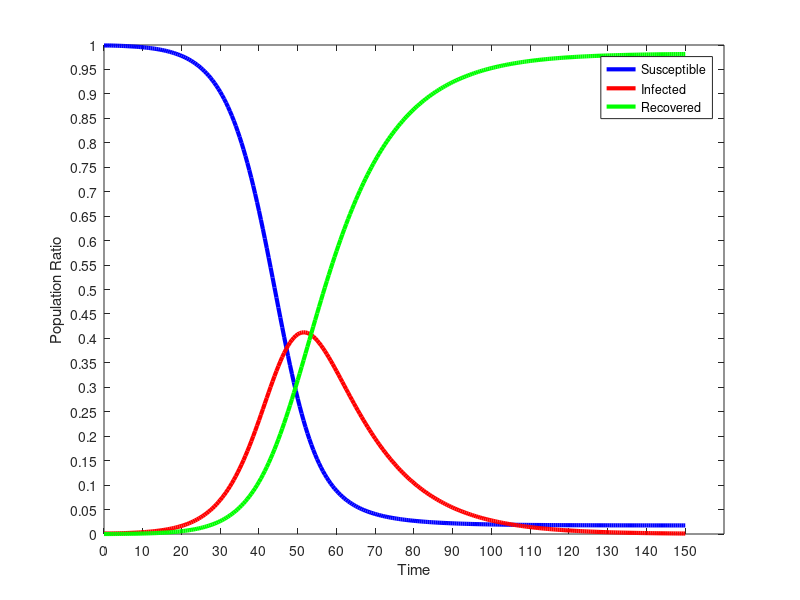

MATLAB code for this plot:
dynamics = [
999.000,1.000,0.000;
999.000,1.000,0.000;
999.000,1.000,0.000;
999.000,1.000,0.000;
998.875,1.092,0.033;
998.750,1.183,0.067;
998.625,1.275,0.100;
998.489,1.375,0.136;
998.341,1.483,0.176;
998.182,1.599,0.218;
998.011,1.725,0.264;
997.826,1.861,0.314;
997.626,2.007,0.367;
997.411,2.165,0.424;
997.179,2.335,0.486;
996.929,2.518,0.553;
996.659,2.716,0.625;
996.368,2.929,0.703;
996.054,3.159,0.787;
995.715,3.407,0.878;
995.351,3.674,0.975;
994.957,3.962,1.081;
994.533,4.272,1.194;
994.076,4.607,1.317;
993.583,4.968,1.449;
993.052,5.357,1.591;
992.480,5.775,1.745;
991.863,6.227,1.910;
991.198,6.713,2.089;
990.481,7.237,2.281;
989.709,7.802,2.489;
988.878,8.410,2.713;
987.982,9.064,2.954;
987.016,9.769,3.214;
985.977,10.529,3.494;
984.858,11.346,3.797;
983.652,12.226,4.122;
982.355,13.172,4.473;
980.958,14.191,4.851;
979.455,15.287,5.259;
977.837,16.465,5.698;
976.097,17.732,6.171;
974.225,19.094,6.680;
972.213,20.558,7.229;
970.049,22.130,7.820;
967.724,23.819,8.457;
965.226,25.632,9.142;
962.542,27.578,9.880;
959.661,29.665,10.674;
956.569,31.903,11.528;
953.250,34.302,12.447;
949.692,36.872,13.436;
945.877,39.623,14.500;
941.790,42.567,15.643;
937.413,45.715,16.872;
932.728,49.079,18.193;
927.717,52.671,19.612;
922.360,56.504,21.136;
916.638,60.590,22.772;
910.530,64.943,24.527;
904.015,69.574,26.411;
897.073,74.497,28.431;
889.681,79.724,30.595;
881.819,85.266,32.914;
873.466,91.137,35.398;
864.600,97.345,38.055;
855.201,103.902,40.897;
845.250,110.815,43.935;
834.730,118.090,47.180;
823.623,125.734,50.643;
811.914,133.748,54.337;
799.593,142.134,58.274;
786.648,150.887,62.465;
773.074,160.003,66.923;
758.868,169.471,71.661;
744.031,179.279,76.690;
728.569,189.407,82.024;
712.493,199.834,87.673;
695.820,210.532,93.649;
678.570,221.467,99.962;
660.773,232.604,106.624;
642.461,243.898,113.641;
623.676,255.301,121.023;
604.464,266.759,128.777;
584.877,278.216,136.907;
564.974,289.609,145.417;
544.818,300.873,154.309;
524.478,311.940,163.583;
504.025,322.739,173.236;
483.535,333.200,183.266;
463.084,343.252,193.663;
442.751,352.828,204.421;
422.611,361.861,215.528;
402.742,370.288,226.970;
383.215,378.054,238.731;
364.099,385.108,250.793;
345.458,391.406,263.136;
327.349,396.914,275.738;
309.821,401.604,288.574;
292.920,405.459,301.621;
276.678,408.470,314.852;
261.125,410.636,328.239;
246.279,411.967,341.754;
232.153,412.478,355.370;
218.749,412.193,369.057;
206.067,411.144,382.790;
194.097,409.364,396.539;
182.826,406.895,410.279;
172.236,403.781,423.984;
162.304,400.067,437.629;
153.005,395.803,451.192;
144.312,391.037,464.652;
136.195,385.818,477.987;
128.625,380.194,491.181;
121.571,374.214,504.215;
115.003,367.921,517.076;
108.890,361.361,529.749;
103.203,354.574,542.223;
97.914,347.599,554.487;
92.996,340.472,566.532;
88.422,333.227,578.351;
84.167,325.895,589.938;
80.209,318.504,601.287;
76.526,311.079,612.394;
73.098,303.645,623.258;
69.904,296.221,633.874;
66.929,288.828,644.244;
64.154,281.481,654.365;
61.566,274.195,664.239;
59.149,266.984,673.867;
56.892,259.858,683.250;
54.782,252.829,692.389;
52.808,245.903,701.289;
50.960,239.089,709.951;
49.229,232.393,718.378;
47.605,225.819,726.575;
46.082,219.373,734.545;
44.652,213.056,742.291;
43.309,206.873,749.819;
42.045,200.824,757.131;
40.856,194.911,764.233;
39.736,189.136,771.129;
38.680,183.497,777.823;
37.685,177.995,784.320;
36.746,172.630,790.624;
35.858,167.401,796.741;
35.020,162.306,802.674;
34.227,157.345,808.428;
33.477,152.515,814.008;
32.766,147.815,819.419;
32.093,143.244,824.663;
31.455,138.798,829.747;
30.849,134.476,834.674;
30.275,130.276,839.449;
29.729,126.195,844.076;
29.210,122.231,848.558;
28.717,118.382,852.901;
28.248,114.644,857.107;
27.802,111.016,861.182;
27.377,107.495,865.128;
26.972,104.078,868.949;
26.587,100.764,872.650;
26.219,97.548,876.233;
25.868,94.430,879.702;
25.533,91.406,883.061;
25.213,88.474,886.313;
24.908,85.632,889.460;
24.616,82.877,892.507;
24.337,80.206,895.456;
24.071,77.619,898.311;
23.816,75.111,901.073;
23.572,72.681,903.747;
23.338,70.328,906.334;
23.115,68.048,908.838;
22.900,65.839,911.261;
22.695,63.700,913.605;
22.499,61.628,915.873;
22.310,59.622,918.068;
22.129,57.680,920.191;
21.956,55.799,922.245;
21.790,53.977,924.233;
21.630,52.214,926.155;
21.477,50.508,928.015;
21.330,48.855,929.815;
21.189,47.256,931.555;
21.053,45.708,933.239;
20.923,44.210,934.867;
20.798,42.760,936.442;
20.678,41.356,937.966;
20.562,39.998,939.440;
20.451,38.684,940.865;
20.344,37.413,942.243;
20.241,36.182,943.577;
20.142,34.992,944.866;
20.047,33.840,946.113;
19.956,32.725,947.319;
19.867,31.647,948.486;
19.783,30.604,949.614;
19.701,29.594,950.705;
19.622,28.618,951.759;
19.547,27.674,952.780;
19.474,26.760,953.766;
19.404,25.876,954.720;
19.336,25.021,955.642;
19.271,24.195,956.534;
19.208,23.395,957.397;
19.148,22.621,958.231;
19.089,21.873,959.038;
19.033,21.149,959.817;
18.979,20.449,960.571;
18.927,19.773,961.300;
18.877,19.118,962.005;
18.828,18.485,962.687;
18.781,17.872,963.346;
18.736,17.280,963.983;
18.693,16.708,964.600;
18.651,16.154,965.195;
18.610,15.618,965.771;
18.571,15.100,966.328;
18.534,14.600,966.867;
18.497,14.115,967.387;
18.462,13.647,967.891;
18.428,13.194,968.377;
18.396,12.756,968.848;
18.364,12.333,969.303;
18.334,11.924,969.743;
18.305,11.528,970.168;
18.276,11.145,970.579;
18.249,10.775,970.976;
18.222,10.417,971.361;
18.197,10.071,971.732;
18.172,9.736,972.091;
18.149,9.413,972.439;
18.126,9.100,972.774;
18.104,8.798,973.099;
18.082,8.505,973.413;
18.062,8.222,973.716;
18.042,7.949,974.009;
18.023,7.685,974.293;
18.004,7.429,974.567;
17.986,7.182,974.832;
17.969,6.943,975.088;
17.952,6.712,975.335;
17.936,6.489,975.575;
17.920,6.273,975.806;
17.905,6.065,976.030;
17.891,5.863,976.246;
17.877,5.668,976.455;
17.863,5.479,976.658;
17.850,5.297,976.853;
17.837,5.121,977.042;
17.825,4.950,977.225;
17.813,4.786,977.401;
17.802,4.626,977.572;
17.791,4.472,977.737;
17.780,4.323,977.896;
17.770,4.180,978.051;
17.760,4.040,978.200;
17.750,3.906,978.344;
17.741,3.776,978.483;
17.732,3.650,978.618;
17.723,3.529,978.748;
17.715,3.411,978.874;
17.707,3.298,978.996;
17.699,3.188,979.113;
17.692,3.082,979.227;
17.684,2.979,979.337;
17.677,2.880,979.443;
17.670,2.784,979.546;
17.664,2.691,979.645;
17.657,2.602,979.741;
17.651,2.515,979.834;
17.645,2.431,979.924;
17.640,2.350,980.010;
17.634,2.272,980.094;
17.629,2.196,980.175;
17.624,2.123,980.253;
17.619,2.052,980.329;
17.614,1.984,980.402;
17.609,1.918,980.473;
17.604,1.854,980.542;
17.600,1.792,980.608;
17.596,1.732,980.672;
17.592,1.675,980.733;
17.588,1.619,980.793;
17.584,1.565,980.851;
17.580,1.513,980.907;
17.577,1.462,980.961;
17.573,1.414,981.013;
17.570,1.367,981.063;
17.567,1.321,981.112;
17.564,1.277,981.159;
17.561,1.235,981.205;
17.558,1.193,981.249;
17.555,1.154,981.291;
17.552,1.115,981.332;
17.550,1.078,981.372;
17.547,1.042,981.411;
17.545,1.007,981.448;
17.542,0.974,981.484;
17.540,0.941,981.519;
];
steps = 300;
dt = 0.5;
replications = 0;
startingTime = 0;
endTime = steps * dt;
time = 0 : dt : endTime;
susceptible = dynamics (:, 1);
infected = dynamics (:, 2);
recovered = dynamics (:, 3);
totalPopulation = susceptible(1) + infected(1) + recovered(1);
susceptibleRatio = susceptible ./ totalPopulation;
infectedRatio = infected ./ totalPopulation;
recoveredRatio = recovered ./ totalPopulation;
figure
plot (time, susceptibleRatio.', 'color', 'blue', 'linewidth', 3);
hold on
plot (time, infectedRatio.', 'color', 'red', 'linewidth', 3);
hold on
plot (time, recoveredRatio.', 'color', 'green', 'linewidth', 3);
set(gca,'YTick',0:0.05:1.0)
set(gca,'XTick',0:10:endTime)
xlabel ('Time');
ylabel ('Population Ratio');
legend('Susceptible','Infected', 'Recovered');
titleStr = sprintf('SIR Dynamics of %i agents, with 0.50 dt, 300 steps, 0 replications', totalPopulation)
%title (titleStr);
